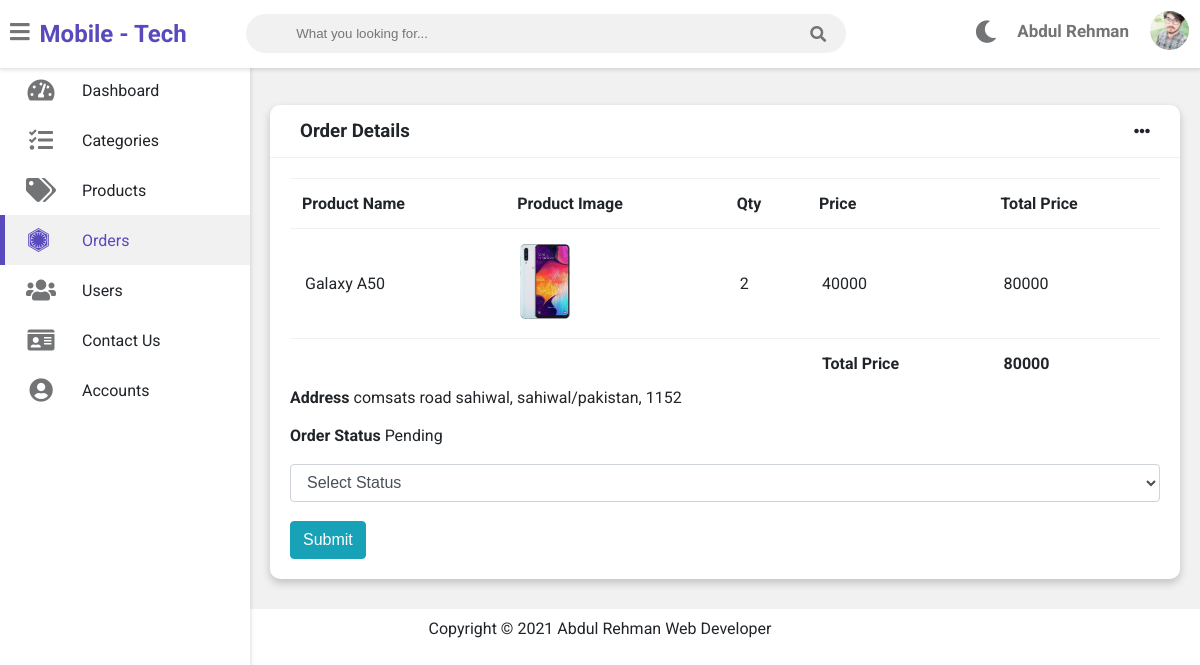
Screenshot of /Admin/order_details.php?id=1 (signed in) with the database file from the repository.
### tables this page shows
CREATE TABLE `order_detail` (
  `id` int(11) NOT NULL,
  `order_id` int(11) NOT NULL,
  `product_id` int(11) NOT NULL,
  `qty` int(11) NOT NULL,
  `price` float NOT NULL
);

CREATE TABLE `product` (
  `id` int(11) NOT NULL,
  `categories_id` int(11) NOT NULL,
  `name` varchar(255) NOT NULL,
  `mrp` float NOT NULL,
  `price` float NOT NULL,
  `qty` int(11) NOT NULL,
  `image` varchar(255) NOT NULL,
  `short_desc` varchar(2000) NOT NULL,
  `description` text NOT NULL,
  `best_seller` int(11) NOT NULL,
  `meta_title` varchar(2000) NOT NULL,
  `meta_desc` varchar(2000) NOT NULL,
  `meta_keyword` varchar(2000) NOT NULL,
  `status` tinyint(4) NOT NULL
);

CREATE TABLE `order` (
  `id` int(11) NOT NULL,
  `user_id` int(11) NOT NULL,
  `address` varchar(250) NOT NULL,
  `city` varchar(50) NOT NULL,
  `pincode` int(11) NOT NULL,
  `payment_type` varchar(20) NOT NULL,
  `total_price` float NOT NULL,
  `payment_status` varchar(20) NOT NULL,
  `order_status` int(11) NOT NULL,
  `txnid` varchar(20) NOT NULL,
  `mihpayid` varchar(20) NOT NULL,
  `payu_status` varchar(10) NOT NULL,
  `added_on` datetime NOT NULL
);

CREATE TABLE `order_status` (
  `id` int(11) NOT NULL,
  `name` varchar(255) NOT NULL
);

### Admin/includes/functions.inc.php (called while the page is built, shortened)
<?php
function get_safe_value($con,$str)
{
    if(($str!=''))
    {
        $str=trim($str);
        return mysqli_real_escape_string($con,$str);
    }
}
?>

### Admin/order_details.php (the view, shortened to what this page needs)
<?php
require('./includes/top.inc.php');
$order_id=get_safe_value($con,$_GET['id']);
?>
    <div class="sidebar">
      <ul class="sidebar-nav">
        <li class="sidebar-nav-item">
          <a href="index.php" class="sidebar-nav-link">
            <div>
              <i class="fas fa-tachometer-alt"></i>
            </div>
            <span> Dashboard </span>
          </a>
        </li>
        <li class="sidebar-nav-item">
          <a href="categories.php" class="sidebar-nav-link">
            <div>
              <i class="fas fa-tasks"></i>
            </div>
            <span>Categories</span>
          </a>
        </li>
        <li class="sidebar-nav-item">
          <a href="product.php" class="sidebar-nav-link">
            <div>
              <i class="fas fa-tags"></i>
            </div>
            <span>Products</span>
          </a>
        </li>
        <li class="sidebar-nav-item">
          <a href="orders.php" class="sidebar-nav-link active">
            <div>
              <i class="fab fa-first-order"></i>
            </div>
            <span>Orders</span>
          </a>
        </li>
        <li class="sidebar-nav-item">
          <a href="users.php" class="sidebar-nav-link">
            <div>
              <i class="fas fa-users"></i>
            </div>
            <span>Users</span>
          </a>
        </li>
        <li class="sidebar-nav-item">
          <a href="contact_us.php" class="sidebar-nav-link">
            <div>
              <i class="fas fa-id-card"></i>
            </div>
            <span>Contact Us</span>
          </a>
        </li>
        <li class="sidebar-nav-item">
          <a href="accounts.php" class="sidebar-nav-link">
            <div>
              <i class="fas fa-user-circle"></i>
            </div>
            <span>Accounts</span>
          </a>
        </li>
      </ul>
    </div>
    <div class="wrapper">
      <div class="row">
      <div class="col-m-12">
     </div>
      </div>
        <div class="col-m-12 col-sm-12">
          <div class="card">
            <div class="card-header">
              <h3>Order Details</h3>
              <i class="fas fa-ellipsis-h"></i>
            </div>
            <div class="card-content">
            <table>
            <thead>
                <tr>
                    <th class="product-thumbnail">Product Name</th>
				    <th class="product-thumbnail">Product Image</th>
                    <th class="product-name">Qty</th>
                    <th class="product-price">Price</th>
                    <th class="product-price">Total Price</th>
                </tr>
            </thead>
            <tbody>
			  <?php
			    $res=mysqli_query($con,"select distinct(order_detail.id) ,order_detail.*,product.name,product.image,`order`.address,`order`.city,`order`.pincode from order_detail,product ,`order` where order_detail.order_id='$order_id' and  order_detail.product_id=product.id GROUP by order_detail.id");
                $total_price=0;
                $userInfo=mysqli_fetch_assoc(mysqli_query($con,"select * from `order` where id='$order_id'"));
                $address=$userInfo['address'];
                $city=$userInfo['city'];
                $pincode=$userInfo['pincode'];
                while($row=mysqli_fetch_assoc($res)){
			    $total_price=$total_price+($row['qty']*$row['price']);
			   ?>
                <tr>
				    <td class="product-name"><?php echo $row['name']?></td>
                    <td class="product-name"> <img src="<?php echo PRODUCT_IMAGE_SITE_PATH.$row['image']?>" width="50px"></td>
				    <td class="product-name"><?php echo $row['qty']?></td>
				    <td class="product-name"><?php echo $row['price']?></td>
				    <td class="product-name"><?php echo $row['qty']*$row['price']?></td>
                </tr>
             <?php } ?>
				<tr>
					<td colspan="3"></td>
					<td class="product-name"><strong>Total Price</strong></td>
					<td class="product-name"><strong><?php echo $total_price?></strong></td>
                </tr>
               </tbody>
              </table>
              <div id="address_details">
							<strong>Address</strong>
							<?php echo $address?>, <?php echo $city?>, <?php echo $pincode?><br/><br/>
							<strong>Order Status</strong>
							<?php
							$order_status_arr=mysqli_fetch_assoc(mysqli_query($con,"select order_status.name from order_status,`order` where `order`.id='$order_id' and `order`.order_status=order_status.id"));
							echo $order_status_arr['name'];
							?>
							<br>
                            <br>
							<div>
								<form method="post">
									<select class="form-control" name="update_order_status" required>
										<option value="">Select Status</option>
									</select>
                                    <br>
									<input type="submit" class=" btn btn-info"/>
								</form>
							</div>
						</div>
            </div>
          </div>
        </div>
      </div>
    <?php
    require('./includes/footer.inc.php');
    ?>

### Admin/includes/top.inc.php (shortened to what this page needs)
<?php
require('./includes/connection.inc.php');
require('./includes/functions.inc.php');
if(isset($_SESSION['ADMIN_LOGIN']) && $_SESSION['ADMIN_LOGIN']!=''){
  $username=$_SESSION['ADMIN_USERNAME'];
  $select_user = "SELECT * FROM admin_users WHERE username='$username'";
		$run_user =  mysqli_query($con,$select_user);
    $row_user =  mysqli_fetch_array($run_user);
    $user_name =  $row_user['name'];
    $image=$row_user['image'];
}
else{
  header('location:login.php');
  die();
}
?>
<!DOCTYPE html>
<html>
  <head>
    <link
      rel="stylesheet"
      type="text/css"
      href="https://cdnjs.cloudflare.com/ajax/libs/Chart.js/2.9.3/Chart.min.css"
    />
    <link
      rel="stylesheet"
      type="text/css"
      href="./assets/fontawesome-free/css/all.min.css"
    />
    <link rel="stylesheet" type="text/css" href="./assets/css/style.css" />
  </head>
  <body class="overlay-scrollbar sidebar-expand">
    <div class="navbar">
      <ul class="navbar-nav">
        <li class="nav-item">
          <a class="nav-link">
            <i class="fas fa-bars" onclick="collapseSidebar()"></i>
          </a>
        </li>
        <li class="nav-item">
          <h2 style="color: #5849bd;">Mobile - Tech</h2>
        </li>
      </ul>
       <form class="navbar-search">
           <input
           type="text"
           name="Search"
           class="navbar-search-input"
           placeholder="What you looking for..."
           />
           <i class="fas fa-search"></i>
       </form>
      <ul class="navbar-nav nav-right">
        <li class="nav-item mode">
          <a class="nav-link" href="#" onclick="switchTheme()">
            <i class="fas fa-moon dark-icon"></i>
          </a>
        </li>
        <li class="nav-item mode">
          <span class="nav-link"><strong><?php echo $user_name;?></strong>
          </span>
        </li>
        <li class="nav-item avt-wrapper">
          <div class="avt dropdown">
            <img
              src="<?php echo USER_IMAGE_SITE_PATH.$image?>"
              alt="User image"
              class="dropdown-toggle"
              data-toggle="user-menu"
            />
          </div>
        </li>
      </ul>
    </div>

### rows the page displays
order_detail: product.name "Galaxy A50", product.image (picture), qty "2", price "40000", $row['qty']*$row['price'] "80000"
order: address "comsats road sahiwal", city "sahiwal/pakistan", pincode "1152"
order_status: name "Pending"

### other values shown
$user_name "Abdul Rehman"
$total_price "80000"
